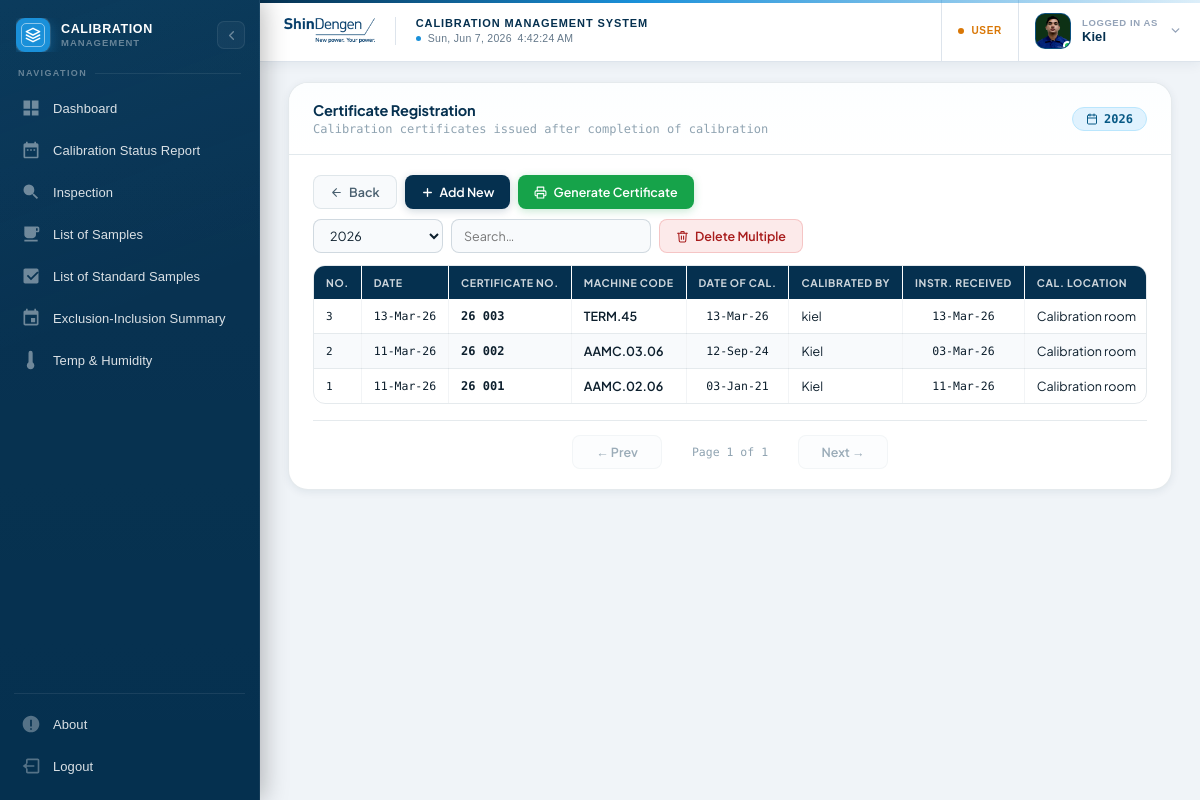
The page /certificate_registration.php (signed in) on the database its author committed.
### tables this page shows
CREATE TABLE users (
  id INTEGER PRIMARY KEY AUTOINCREMENT,
  username TEXT NOT NULL UNIQUE,
  password TEXT NOT NULL,
  role TEXT NOT NULL DEFAULT 'user'
, created_at DATETIME DEFAULT NULL, display_name TEXT DEFAULT NULL, avatar TEXT DEFAULT NULL, last_seen DATETIME DEFAULT NULL, session_token TEXT DEFAULT NULL);

CREATE TABLE certificate_registration (
    id                       INTEGER       PRIMARY KEY AUTOINCREMENT,
    date                     TEXT          NOT NULL,
    certificate_number       TEXT          NOT NULL UNIQUE,
    machine_code             TEXT          NOT NULL,
    date_of_calibration      TEXT          DEFAULT NULL,
    calibrated_by            TEXT          DEFAULT NULL,
    instrument_date_received TEXT          DEFAULT NULL,
    calibration_location     TEXT          DEFAULT NULL,
    reference                TEXT          DEFAULT NULL,
    remarks                  TEXT          DEFAULT NULL,
    created_at               TEXT          NOT NULL DEFAULT (datetime('now'))
);

### certificate_registration.php (the view, shortened to what this page needs)
<?php
include 'db.php';
$isGuest = isset($_SESSION['role']) && $_SESSION['role'] === 'guest';
function fmtDate($d) {
    return date('d-M-y', strtotime($d));
}
$yearStmt   = $pdo->query("
    SELECT DISTINCT strftime('%Y', date) AS yr
    FROM certificate_registration
    WHERE date IS NOT NULL AND date != '0000-00-00'
    ORDER BY yr DESC
");
$allYears   = $yearStmt->fetchAll(PDO::FETCH_COLUMN);
$currentYear= (int)date('Y');
$selectedYear = isset($_GET['year']) ? (int)$_GET['year'] : $currentYear;
if ($selectedYear > 0) {
    $stmt = $pdo->prepare("
        SELECT * FROM certificate_registration
        WHERE strftime('%Y', date) = ?
        ORDER BY id DESC
    ");
    $stmt->execute([(string)$selectedYear]);
} else {
    $stmt = $pdo->query("SELECT * FROM certificate_registration ORDER BY id DESC");
}
$records = $stmt->fetchAll(PDO::FETCH_ASSOC);
?>
<!DOCTYPE html>
<html lang="en">
<head>
<link rel="stylesheet" href="assets/css/sidebar.css">
<link rel="stylesheet" href="assets/css/header.css">
<link rel="stylesheet" href="assets/css/main.css">
</head>
<body>
<?php include 'includes/sidebar.php'; ?>
<div class="main-content">
    <?php include 'includes/header.php'; ?>
    <div class="card">
        <div class="card-header">
            <div>
                <h2>Certificate Registration</h2>
                <p>Calibration certificates issued after completion of calibration</p>
            </div>
            <?php if ($selectedYear > 0): ?>
            <span class="year-badge">
                <svg width="12" height="12" viewBox="0 0 24 24" fill="none" stroke="currentColor" stroke-width="2" stroke-linecap="round" stroke-linejoin="round"><rect x="3" y="4" width="18" height="18" rx="2"/><line x1="16" y1="2" x2="16" y2="6"/><line x1="8" y1="2" x2="8" y2="6"/><line x1="3" y1="10" x2="21" y2="10"/></svg>
                <?= $selectedYear ?>
            </span>
            <?php endif; ?>
        </div>
        <div class="card-body">
            <div class="top-controls">
                <div class="controls-left">
                    <a href="calibration_report.php" class="btn btn-muted">
                        <svg width="13" height="13" viewBox="0 0 24 24" fill="none" stroke="currentColor" stroke-width="2" stroke-linecap="round" stroke-linejoin="round"><path d="M19 12H5M12 19l-7-7 7-7"/></svg>
                        Back
                    </a>
                    <?php if (!$isGuest): ?>
                    <button class="btn btn-primary" id="addBtn">
                        <svg width="13" height="13" viewBox="0 0 24 24" fill="none" stroke="currentColor" stroke-width="2.5" stroke-linecap="round" stroke-linejoin="round"><line x1="12" y1="5" x2="12" y2="19"/><line x1="5" y1="12" x2="19" y2="12"/></svg>
                        Add New
                    </button>
                    <button class="btn btn-success" id="genCertBtn">
                        <svg width="13" height="13" viewBox="0 0 24 24" fill="none" stroke="currentColor" stroke-width="2" stroke-linecap="round" stroke-linejoin="round"><polyline points="6 9 6 2 18 2 18 9"/><path d="M6 18H4a2 2 0 01-2-2v-5a2 2 0 012-2h16a2 2 0 012 2v5a2 2 0 01-2 2h-2"/><rect x="6" y="14" width="12" height="8"/></svg>
                        Generate Certificate
                    </button>
                    <?php endif; ?>
                </div>
                <div class="controls-right">
                    <select class="year-select" id="yearFilter"
                            onchange="window.location.href='certificate_registration.php?year='+encodeURIComponent(this.value)">
                        <?php foreach ($allYears as $yr): ?>
                        <option value="<?= $yr ?>" <?= $selectedYear === (int)$yr ? 'selected' : '' ?>><?= $yr ?></option>
                        <?php endforeach; ?>
                    </select>
                    <input type="text" class="filter-input" id="searchInput" placeholder="Search…">
                    <?php if (!$isGuest): ?>
                    <button class="btn btn-danger" id="toggleDeleteBtn">
                        <svg width="13" height="13" viewBox="0 0 24 24" fill="none" stroke="currentColor" stroke-width="2" stroke-linecap="round" stroke-linejoin="round"><polyline points="3 6 5 6 21 6"/><path d="M19 6l-1 14a2 2 0 01-2 2H8a2 2 0 01-2-2L5 6"/><path d="M10 11v6M14 11v6"/><path d="M9 6V4a1 1 0 011-1h4a1 1 0 011 1v2"/></svg>
                        Delete Multiple
                    </button>
                    <?php endif; ?>
                </div>
            </div>
            <div class="table-container">
                <table class="cert-table" style="table-layout:auto;min-width:900px;">
                    <thead>
                        <tr>
                            <th>No.</th>
                            <th>Date</th>
                            <th>Certificate No.</th>
                            <th>Machine Code</th>
                            <th>Date of Cal.</th>
                            <th>Calibrated By</th>
                            <th>Instr. Received</th>
                            <th>Cal. Location</th>
                        </tr>
                    </thead>
                    <tbody id="certTableBody">
                    <?php if (empty($records)): ?>
                        <tr id="emptyRow">
                            <td colspan="100">
                                <div class="cert-empty">
                                    <svg width="48" height="48" viewBox="0 0 24 24" fill="none" stroke="currentColor" stroke-width="1.2" stroke-linecap="round" stroke-linejoin="round"><circle cx="12" cy="8" r="6"/><path d="M15.477 12.89L17 22l-5-3-5 3 1.523-9.11"/></svg>
                                    <span class="cert-empty-label"><?= $selectedYear > 0 ? "No certificates for {$selectedYear}" : "No certificates registered yet" ?></span>
                                    <span class="cert-empty-sub"><?= $selectedYear > 0 ? "Try selecting a different year or \"All Years\"." : 'Click "+ Add New" to get started.' ?></span>
                                </div>
                            </td>
                        </tr>
                    <?php else: ?>
                        <?php foreach ($records as $i => $r): ?>
                        <tr class="data-row"
                            data-id="<?= $r['id'] ?>"
                            data-date="<?= htmlspecialchars($r['date'] ?? '') ?>"
                            data-certnum="<?= htmlspecialchars($r['certificate_number'] ?? '') ?>"
                            data-machine="<?= htmlspecialchars($r['machine_code'] ?? '', ENT_QUOTES) ?>"
                            data-dateofcal="<?= htmlspecialchars($r['date_of_calibration'] ?? '') ?>"
                            data-calibby="<?= htmlspecialchars($r['calibrated_by'] ?? '', ENT_QUOTES) ?>"
                            data-datercv="<?= htmlspecialchars($r['instrument_date_received'] ?? '') ?>"
                            data-location="<?= htmlspecialchars($r['calibration_location'] ?? '', ENT_QUOTES) ?>"
                            data-reference="<?= htmlspecialchars($r['reference'] ?? '', ENT_QUOTES) ?>"
                            data-remarks="<?= htmlspecialchars($r['remarks'] ?? '', ENT_QUOTES) ?>">
                            <td class="num-cell"><?= count($records) - $i ?></td>
                            <td class="date-cell"><?= fmtDate($r['date']) ?></td>
                            <td class="certnum"><?= htmlspecialchars($r['certificate_number']) ?></td>
                            <td style="font-weight:600;"><?= htmlspecialchars($r['machine_code']) ?></td>
                            <td class="date-cell"><?= fmtDate($r['date_of_calibration']) ?></td>
                            <td><?= htmlspecialchars($r['calibrated_by']) ?></td>
                            <td class="date-cell"><?= fmtDate($r['instrument_date_received']) ?></td>
                            <td><?= htmlspecialchars($r['calibration_location']) ?></td>
                        </tr>
                        <?php endforeach; ?>
                    <?php endif; ?>
                    </tbody>
                </table>
            </div>
            <div class="pagination" id="pagination"></div>
        </div>
    </div>
</div>
</body>
</html>

### includes/header.php (shortened to what this page needs)
<?php
$_hUser = null;
if (isset($_SESSION['user_id'])) {
    try {
        $hStmt = $pdo->prepare("SELECT username, display_name, avatar FROM users WHERE id = ?");
        $hStmt->execute([$_SESSION['user_id']]);
        $_hUser = $hStmt->fetch(PDO::FETCH_ASSOC);
    } catch (Exception $e) {  }
}
$_hUsername    = $_hUser['username']     ?? ($_SESSION['username'] ?? 'User');
$_hDisplayName = !empty($_hUser['display_name']) ? $_hUser['display_name'] : $_hUsername;
$_hAvatar      = $_hUser['avatar']       ?? null;
$_hInitial     = strtoupper(substr($_hDisplayName, 0, 1));
$_hHasPhoto    = $_hAvatar && file_exists($_hAvatar);
$_hRole        = $_SESSION['role'] ?? 'user';
$_hRoleLabel   = ucwords(str_replace('_', ' ', $_hRole));
?>
<div class="header" id="header">
    <div class="header-left">
        <img src="images/shindengen-logo.png" alt="Shindengen logo" class="header-logo">
        <div class="header-identity">
            <span class="header-sys-title">Calibration Management System</span>
            <div class="header-clock-wrap" aria-label="Current date and time">
                <span class="header-clock-dot" aria-hidden="true"></span>
                <time id="headerClock" class="header-clock" aria-live="off"></time>
            </div>
        </div>
    </div>
    <div class="header-right">
        <div class="header-role-tag" data-role="<?= htmlspecialchars($_hRole) ?>" aria-label="Current role: <?= htmlspecialchars($_hRoleLabel) ?>">
            <span class="header-role-dot" aria-hidden="true"></span>
            <span class="header-role-label"><?= htmlspecialchars($_hRoleLabel) ?></span>
        </div>
        <div class="header-user"
             id="headerUserBtn"
             role="button"
             tabindex="0"
             aria-expanded="false"
             aria-haspopup="menu"
             aria-controls="headerDropdown">
            <div class="header-user-avatar" id="headerAvatar">
                <?php if ($_hHasPhoto): ?>
                    <img src="<?= htmlspecialchars($_hAvatar) ?>" alt="<?= htmlspecialchars($_hDisplayName) ?>'s avatar">
                <?php else: ?>
                    <?= htmlspecialchars($_hInitial) ?>
                <?php endif; ?>
                <span class="header-avatar-ring" aria-label="Online" title="Online"></span>
            </div>
            <div class="header-user-meta">
                <span class="header-user-label">Logged in as</span>
                <span class="header-user-name"><?= htmlspecialchars($_hDisplayName) ?></span>
            </div>
            <svg class="header-chevron" id="headerChevron" viewBox="0 0 24 24" fill="none"
                 stroke="currentColor" stroke-width="2.5" stroke-linecap="round" stroke-linejoin="round"
                 aria-hidden="true">
                <polyline points="6 9 12 15 18 9"/>
            </svg>
        </div>
    </div>
</div>

### assets/css/sidebar.css (style rules this page uses)
:root { --sidebar-width: 260px; --sidebar-collapsed-width: 68px; --sb-width: 260px; --sb-mini: 68px; --sb-bg: #05304f; --sb-accent: #1a90d9; --sb-accent-dim: rgba(26, 144, 217, 0.14); --sb-text: rgba(255, 255, 255, 0.85); --sb-muted: rgba(255, 255, 255, 0.38); --sb-hover: rgba(255, 255, 255, 0.07); --sb-divider: rgba(255, 255, 255, 0.08); --sb-dur: 0.22s; --sb-ease: cubic-bezier(0.4, 0, 0.2, 1); }

### assets/css/header.css (style rules this page uses)
:root { --header-height: 62px; --header-bg: #ffffff; --header-border: #dde4ec; --header-accent: #1a90d9; --header-deep: #05304f; }
.header { position: fixed; top: 0; left: var(--sidebar-width, 260px); right: 0; height: var(--header-height); display: flex; justify-content: space-between; align-items: stretch; box-sizing: border-box; z-index: 100; transition: left 0.22s cubic-bezier(0.4, 0, 0.2, 1); background: var(--header-bg); border-bottom: 1.5px solid var(--header-border); box-shadow: 0 2px 12px rgba(5, 48, 79, 0.07); overflow: visible; }
.header::before { content: ''; position: absolute; top: 0; left: 0; right: 0; height: 2.5px; background: linear-gradient(to right, var(--header-deep) 0%, var(--header-accent) 40%, rgba(26,144,217,0.15) 100%); z-index: 1; }
.header-left { display: flex; align-items: center; padding-left: 24px; gap: 0; flex: 1; min-width: 0; }
.header-logo { height: 26px; object-fit: contain; object-position: left center; display: block; flex-shrink: 0; filter: saturate(0.9); }
.header-identity { display: flex; flex-direction: column; gap: 4px; min-width: 0; justify-content: center; }
.header-sys-title { font-size: 11px; font-weight: 700; color: var(--header-deep); letter-spacing: 0.9px; text-transform: uppercase; white-space: nowrap; overflow: hidden; text-overflow: ellipsis; line-height: 1; }
.header-clock-wrap { display: flex; align-items: center; gap: 7px; }
.header-clock-dot { width: 5px; height: 5px; border-radius: 50%; background: var(--header-accent); flex-shrink: 0; animation: hdDot 3s ease-in-out infinite; }
.header-clock { font-size: 10.5px; font-weight: 500; color: #64788a; font-family: 'DM Mono', 'Courier New', monospace; letter-spacing: 0.3px; white-space: nowrap; line-height: 1; font-variant-numeric: tabular-nums; }
.header-right { display: flex; align-items: stretch; flex-shrink: 0; position: relative; }
.header-role-tag { display: flex; align-items: center; padding: 0 16px; border-left: 1px solid var(--header-border); gap: 7px; }
.header-role-dot { width: 6px; height: 6px; border-radius: 50%; flex-shrink: 0; }
.header-role-label { font-size: 10px; font-weight: 700; letter-spacing: 0.7px; text-transform: uppercase; white-space: nowrap; }
.header-role-tag[data-role="user"] .header-role-dot { background: #d97706; }
.header-role-tag[data-role="user"] .header-role-label { color: #d97706; }
.header-user { display: flex; align-items: center; gap: 11px; padding: 0 18px 0 16px; cursor: pointer; user-select: none; border-left: 1px solid var(--header-border); transition: background 0.14s ease; position: relative; outline: none; }
.header-user-avatar { position: relative; width: 36px; height: 36px; border-radius: 10px; background: var(--header-deep); color: #fff; font-size: 14px; font-weight: 700; display: flex; align-items: center; justify-content: center; flex-shrink: 0; font-family: 'DM Sans', sans-serif; border: 1.5px solid rgba(26, 144, 217, 0.35); overflow: hidden; transition: border-color 0.14s ease; }
.header-user-avatar img { width: 100%; height: 100%; object-fit: cover; border-radius: 8px; display: block; }
.header-avatar-ring { position: absolute; bottom: -2px; right: -2px; width: 9px; height: 9px; border-radius: 50%; background: #22c55e; border: 2px solid #fff; z-index: 1; }
.header-user-meta { display: flex; flex-direction: column; align-items: flex-start; gap: 2px; line-height: 1; min-width: 0; }
.header-user-label { font-size: 9.5px; font-weight: 600; color: #94a3b8; text-transform: uppercase; letter-spacing: 0.6px; white-space: nowrap; }
.header-user-name { font-size: 13px; font-weight: 700; color: var(--header-deep); white-space: nowrap; max-width: 150px; overflow: hidden; text-overflow: ellipsis; letter-spacing: 0.05px; }
.header-chevron { width: 13px; height: 13px; color: #94a3b8; flex-shrink: 0; transition: transform 0.18s ease, color 0.14s ease; }
.header, .header *, .header-dropdown, .header-dropdown * { font-family: 'DM Sans', sans-serif; }

### rows shown on the page
users: avatar (picture), display_name "Kiel"
certificate_registration: count($records) - $i "3", date "13-Mar-26", certificate_number "26 003", machine_code "TERM.45", date_of_calibration "13-Mar-26", calibrated_by "kiel", instrument_date_received "13-Mar-26", calibration_location "Calibration room"
certificate_registration: count($records) - $i "2", date "11-Mar-26", certificate_number "26 002", machine_code "AAMC.03.06", date_of_calibration "12-Sep-24", calibrated_by "Kiel", instrument_date_received "03-Mar-26", calibration_location "Calibration room"
certificate_registration: count($records) - $i "1", date "11-Mar-26", certificate_number "26 001", machine_code "AAMC.02.06", date_of_calibration "03-Jan-21", calibrated_by "Kiel", instrument_date_received "11-Mar-26", calibration_location "Calibration room"

### other values the page prints
$_hRoleLabel "USER"
$selectedYear "2026"
form field value "2026"
